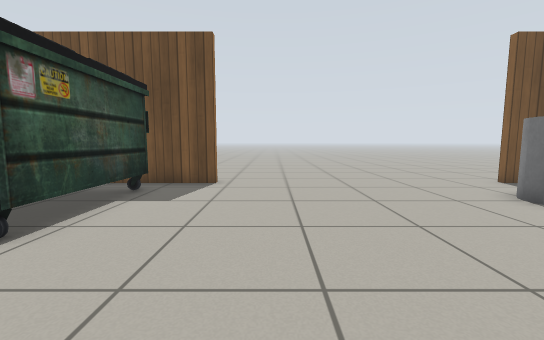
View 1 (above)

19 first-person views from a walk through a world built for the Gazebo simulator. The camera is 0.72 m above the floor, tilts 6° down and sees 90° across. The lines on the ground mark 1 m squares. The floor is counted in squares, 0.5 m on a side. Each view is taken from the middle of a square. On the plan, view 1 faces up. The plan holds only what a view shows up to about 13 squares ahead; the rest is blank. Gazebo's built-in surfaces are drawn with simple patterns. Simple shapes stand in for some stock models. Some surface patterns are stand-ins.

View 2
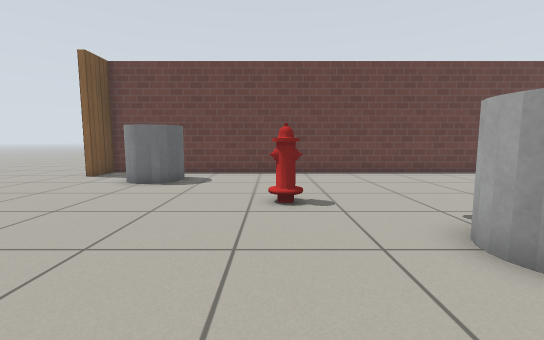

View 3
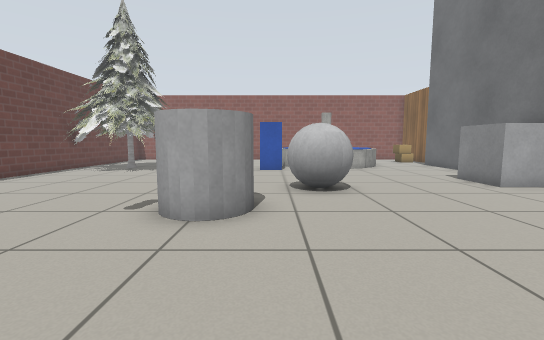

View 4
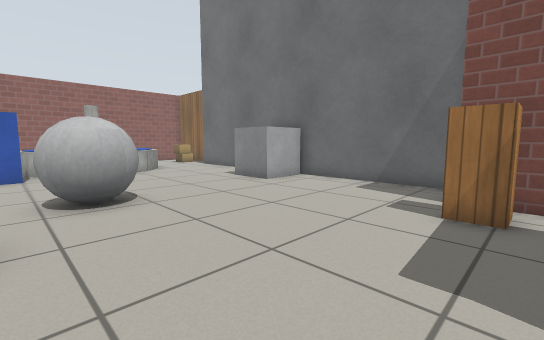

View 5
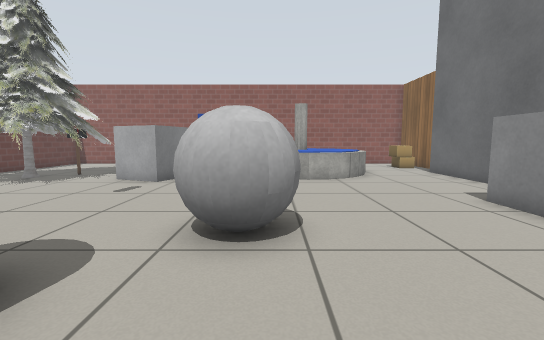

View 6
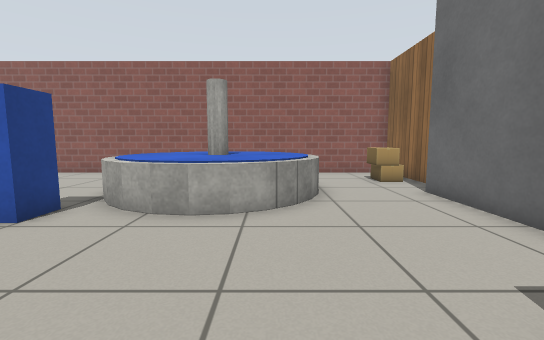

View 7
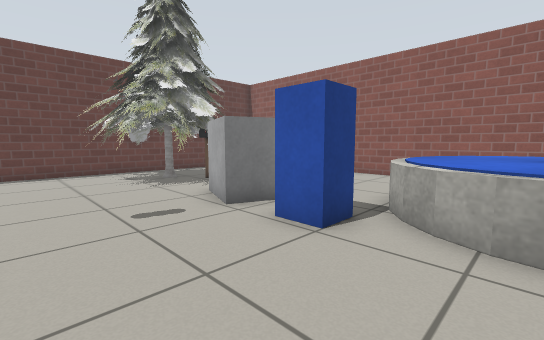

View 8
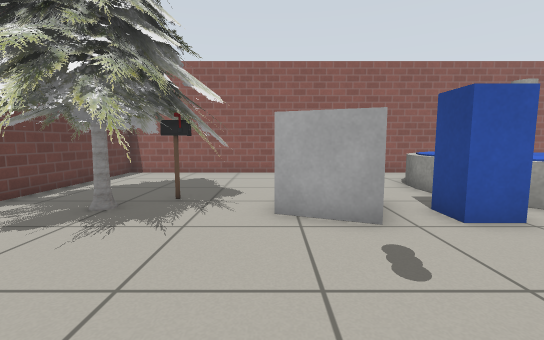

View 9
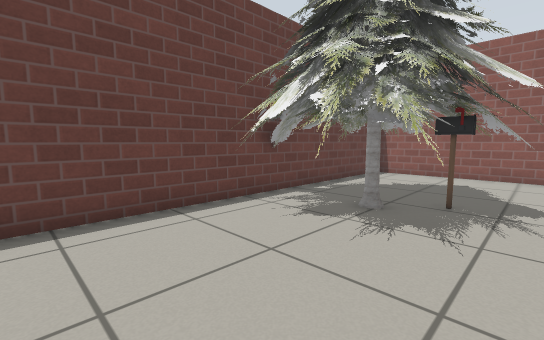

View 10
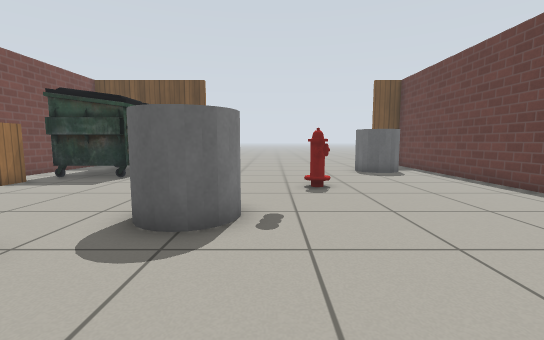

View 11
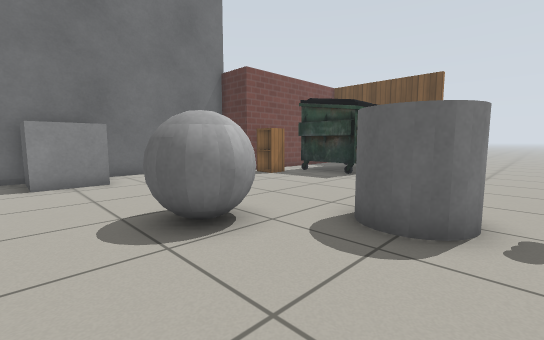

View 12
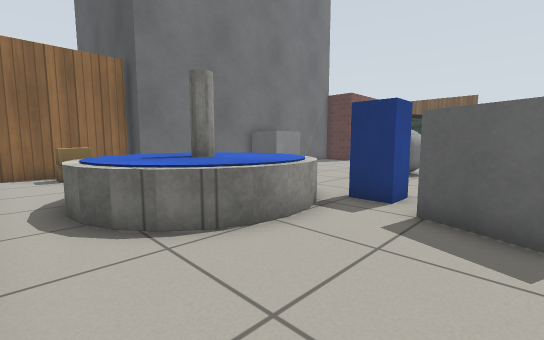

View 13
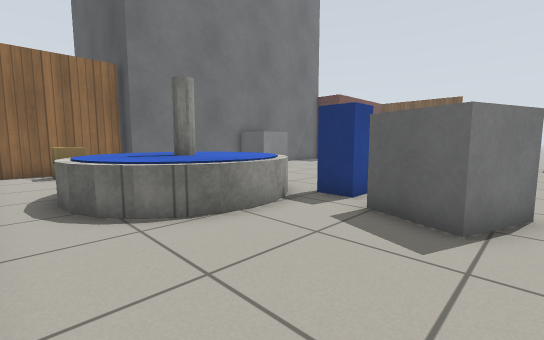

View 14
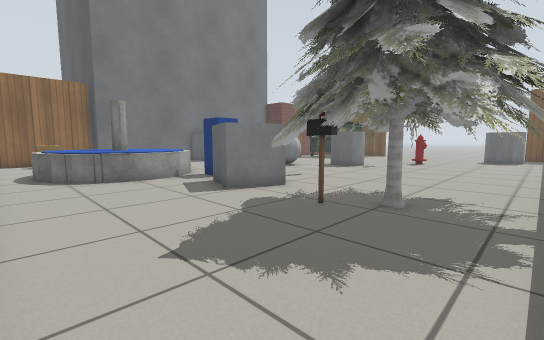

View 15
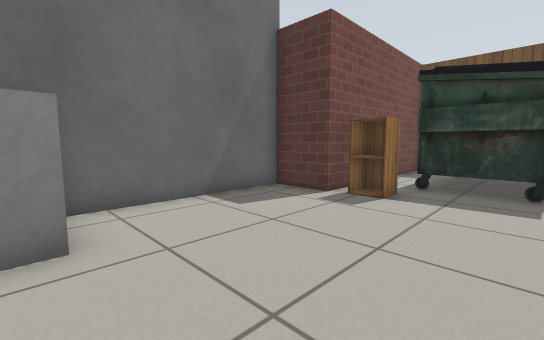

View 16
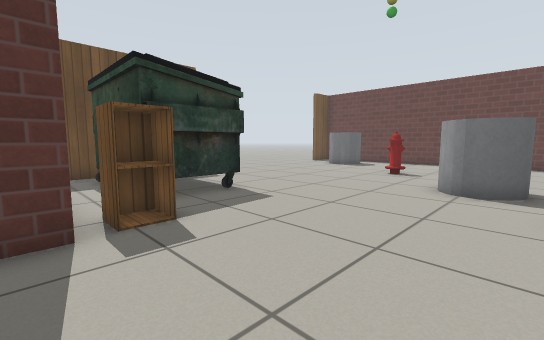

View 17
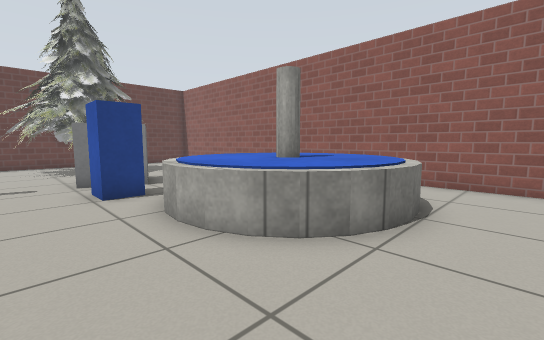

View 18
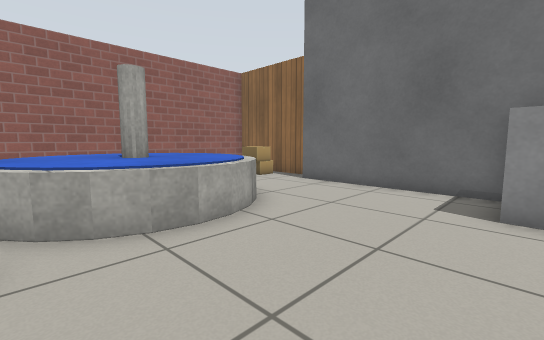

View 19
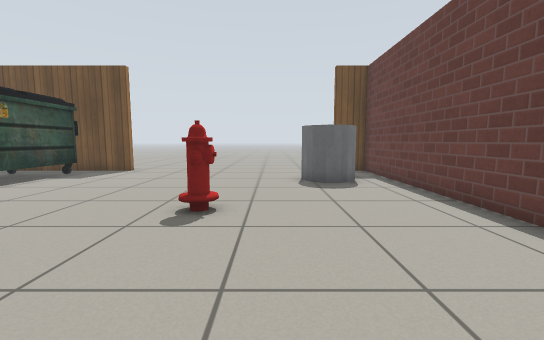

### Floor plan
Key: @ floor where view 1 was taken; # wall or solid block; . floor; U dumpster; C grey cylinder; H fire hydrant; B grey ball; G grey box; S shop; T pine tree; A cabinet; P postbox; F fountain; R cardboard box.
Columns run from 12 left of view 1 to 10 right of it. Each row starts with its distance up from view 1.
 11           ............
 10           ............
  9    ########..........##
  8    #..U U.............#
  7    #..U U..........C .#
  6    #..U U.........CCC.#
  5    #..U U.............#
  4    #..UUU.............#
  3    #..................#
  2   ##AA.........HH.....#
  1  S....................#
  0  S..........@.........#
 -1  S..........CC........#
 -2  S..........CC........#
 -3  S..........C.........#
 -4  S.......BB...........#
 -5  SGGG....BB...........#
 -6  SGGG.................#
 -7  S....................#
 -8  S...............TTTT.#
 -9  S.............. TTTTT#
-10  S......F..P.GG.TTTTTT#
-11  S....FFFF...GGGTTTTTT#
-12  S...FFFFFF...G.TTTTTT#
-13 S....FFFFFF......TTTTT#
-14 #....FFFFFF........T..#
-15 #RR..FFFFFF...........#
-16 #.....FFFF............#
-17 #.....................#
-18 #######################

Where each view was taken, in squares from view 1:
view 1: 0 up, 0 right, facing up
view 2: 2 up, 3 left, facing right
view 3: 4 up, 1 left, facing down
view 4: 3 up, 1 left, facing down-left
view 5: 0 up, 3 left, facing down
view 6: 5 down, 6 left, facing down
view 7: 6 down, 4 left, facing down-right
view 8: 5 down, 3 right, facing down
view 9: 5 down, 4 right, facing down-right
view 10: 7 down, 2 right, facing up
view 11: 7 down, 2 right, facing up-left
view 12: 17 down, 2 right, facing up-left
view 13: 17 down, 3 right, facing up-left
view 14: 17 down, 9 right, facing up-left
view 15: 5 down, 4 left, facing up-left
view 16: 3 down, 9 left, facing up-right
view 17: 8 down, 9 left, facing down-right
view 18: 6 down, 2 left, facing down-left
view 19: 4 down, 5 right, facing up
